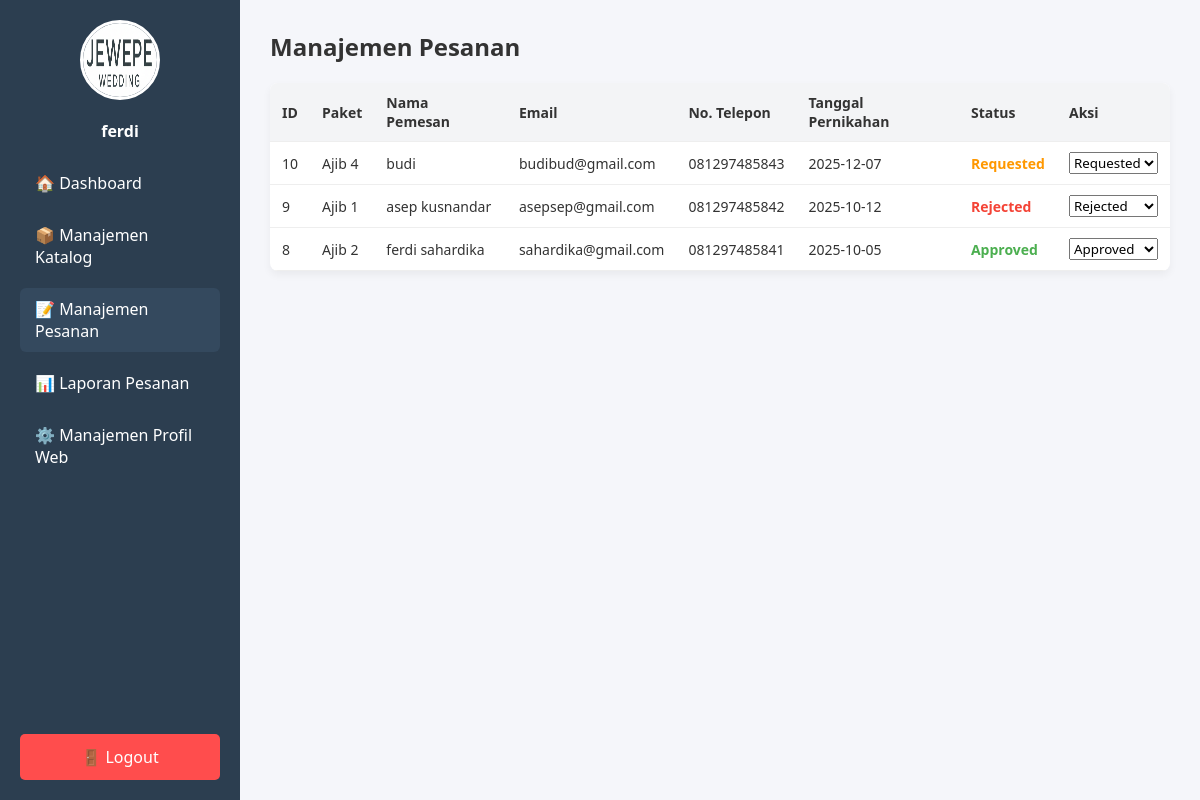
Screenshot of /admin_order.php (signed in) with the database file from the repository.
### tables this page shows
CREATE TABLE `tb_order` (
  `order_id` int(11) NOT NULL,
  `catalogue_id` int(11) NOT NULL,
  `name` varchar(120) NOT NULL,
  `email` varchar(256) NOT NULL,
  `phone_number` varchar(30) NOT NULL,
  `wedding_date` date NOT NULL,
  `status` enum('requested','approved','rejected') NOT NULL,
  `user_id` int(5) NOT NULL,
  `created_at` datetime NOT NULL,
  `updated_at` datetime DEFAULT NULL
);

CREATE TABLE `tb_catalogues` (
  `catalogue_id` int(11) NOT NULL,
  `image` varchar(100) NOT NULL,
  `package_name` varchar(256) NOT NULL,
  `description` text NOT NULL,
  `price` int(11) NOT NULL,
  `status_publish` enum('Y','N') NOT NULL,
  `user_id` int(5) NOT NULL,
  `created_at` datetime NOT NULL,
  `updated_at` datetime DEFAULT NULL
);

### admin_order.php (the view, shortened to what this page needs)
<?php
include "db.php";
$sql = "SELECT o.*, c.package_name
        FROM tb_order o
        JOIN tb_catalogues c ON o.catalogue_id = c.catalogue_id
        ORDER BY o.order_id DESC";
$result = mysqli_query($conn, $sql);
$adminName  = $_SESSION['name'];
$adminPhoto = "assets/images/logo1.png";
?>
<!DOCTYPE html>
<html lang="id">
<head>
  <link rel="stylesheet" href="assets/css/admin.css">
</head>
<body>
  <div class="admin-container fade">
    <aside class="sidebar">
      <div class="profile">
        <img src="<?php echo $adminPhoto; ?>" alt="Foto Admin">
        <h3><?php echo $adminName; ?></h3>
      </div>
      <nav class="menu">
        <a href="admin.php">🏠 Dashboard</a>
        <a href="admin_catalogue.php">📦 Manajemen Katalog</a>
        <a href="admin_order.php" class="active">📝 Manajemen Pesanan</a>
        <a href="admin_report.php">📊 Laporan Pesanan</a>
        <a href="admin_settings.php">⚙️ Manajemen Profil Web</a>
      </nav>
      <div class="logout">
        <a href="logout.php" id="logoutBtn">🚪 Logout</a>
      </div>
    </aside>
    <main class="content fade">
      <h1>Manajemen Pesanan</h1>
      <table class="data-table fade">
        <thead>
          <tr>
            <th>ID</th>
            <th>Paket</th>
            <th>Nama Pemesan</th>
            <th>Email</th>
            <th>No. Telepon</th>
            <th>Tanggal Pernikahan</th>
            <th>Status</th>
            <th>Aksi</th>
          </tr>
        </thead>
        <tbody>
          <?php while($row = mysqli_fetch_assoc($result)) { ?>
          <tr>
            <td><?php echo $row['order_id']; ?></td>
            <td><?php echo $row['package_name']; ?></td>
            <td><?php echo $row['name']; ?></td>
            <td><?php echo $row['email']; ?></td>
            <td><?php echo $row['phone_number']; ?></td>
            <td><?php echo $row['wedding_date']; ?></td>
            <td>
              <span class="status-<?php echo $row['status']; ?>">
                <?php echo ucfirst($row['status']); ?>
              </span>
            </td>
            <td>
                <form method="post" action="order_update.php">
                    <select name="status" onchange="this.form.submit()">
                        <option value="requested" <?php if($row['status']=='requested') echo 'selected'; ?>>Requested</option>
                        <option value="approved" <?php if($row['status']=='approved') echo 'selected'; ?>>Approved</option>
                        <option value="rejected" <?php if($row['status']=='rejected') echo 'selected'; ?>>Rejected</option>
                    </select>
                </form>
            </td>
          </tr>
          <?php } ?>
        </tbody>
      </table>
    </main>
  </div>
</body>
</html>

### assets/css/admin.css (style rules this page uses)
* { margin: 0; padding: 0; box-sizing: border-box; font-family: 'Segoe UI', sans-serif; }
body { background: #f5f6fa; color: #333; }
.admin-container { display: flex; min-height: 100vh; }
.sidebar { width: 240px; background: #2c3e50; color: white; display: flex; flex-direction: column; padding: 20px; }
.sidebar .profile { text-align: center; margin-bottom: 20px; }
.sidebar .profile img { width: 80px; height: 80px; border-radius: 50%; margin-bottom: 10px; border: 3px solid #fff; }
.sidebar .profile h3 { font-size: 16px; margin-top: 5px; }
.sidebar .menu { flex: 1; display: flex; flex-direction: column; gap: 10px; }
.sidebar .menu a { color: white; text-decoration: none; padding: 10px 15px; border-radius: 6px; transition: background 0.3s; }
.sidebar .menu a:hover, .sidebar .menu a.active { background: #34495e; }
.logout { margin-top: auto; }
.logout a { display: block; text-align: center; padding: 12px 15px; background: #ff4d4d; color: white; text-decoration: none; border-radius: 5px; transition: background 0.3s; }
.content { flex: 1; padding: 30px; }
.content h1 { margin-bottom: 20px; font-size: 24px; }
.data-table { width: 100%; border-collapse: collapse; margin-top: 10px; background: white; box-shadow: 0 4px 8px rgba(0,0,0,0.05); border-radius: 8px; overflow: hidden; }
.data-table th, .data-table td { padding: 10px 12px; text-align: left; border-bottom: 1px solid #eee; font-size: 14px; vertical-align: middle; }
.data-table th { background: #f3f4f6; font-weight: bold; color: #333; }
.fade { opacity: 0; transform: translateY(30px); transition: all 0.8s ease; }
.fade.show { opacity: 1; transform: translateY(0); }

### admin_order.php (style rules this page uses)
.status-requested { color: #ff9800; font-weight: bold; }
.status-approved { color: #4caf50; font-weight: bold; }
.status-rejected { color: #f44336; font-weight: bold; }

### rows the page displays
tb_order: order_id "10", catalogue.package_name "Ajib 4", name "budi", email "budibud@gmail.com", phone_number "081297485843", wedding_date "2025-12-07", status "Requested"
tb_order: order_id "9", catalogue.package_name "Ajib 1", name "asep kusnandar", email "asepsep@gmail.com", phone_number "081297485842", wedding_date "2025-10-12", status "Rejected"
tb_order: order_id "8", catalogue.package_name "Ajib 2", name "ferdi sahardika", email "sahardika@gmail.com", phone_number "081297485841", wedding_date "2025-10-05", status "Approved"

### other values shown
$adminName "ferdi"
